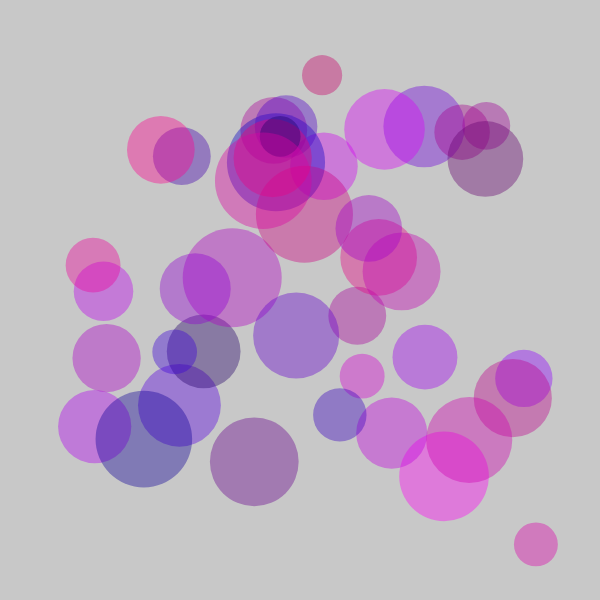
Frame 1 (no input)
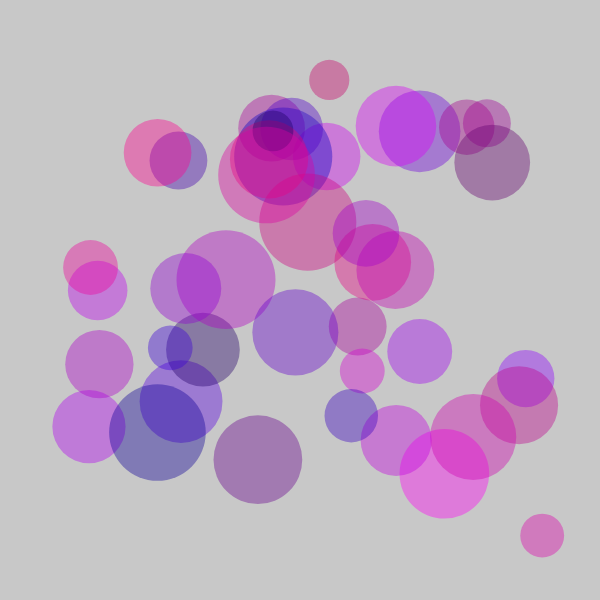
Frame 60 (no input)
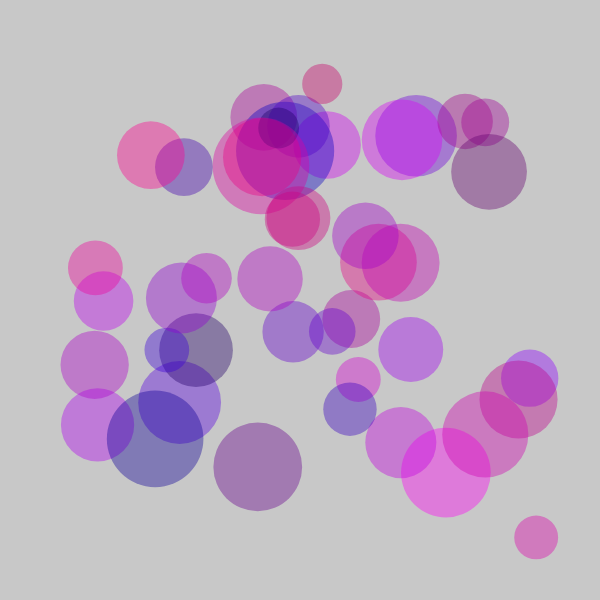
Frame 120 (the mouse pressed at the canvas centre since frame 60)

The p5.js sketch that drew these frames (run headless with seeded random() and noise() and a simulated clock; from frame 60 on, the mouse is pressed at the canvas centre):

// p5.js sketch
// ── sketch.js
var cells = [];

function setup() {
  createCanvas(600, 600);
  for(var i = 0; i <= 40; i++){
    cells.push(new Cell());
  }
}

function draw() {
  background(200);
  for(var i = 0; i < cells.length; i++){
    cells[i].move();
    cells[i].show();
  }
}

function mousePressed(){
  for(var i = cells.length - 1; i >= 0; i--){
    if(cells[i].clicked(mouseX,mouseY)){
      var cellA = cells[i].mitosis();
      var cellB = cells[i].mitosis();

      cells.push(cellA);
      cells.push(cellB);
      cells.splice(i,1);
    }
  }
}

function Cell(pos, r, c){


  this.r = r || random(40, 100);
  if(pos){
    this.pos = pos.copy();
  }
  else{
    this.pos = createVector(random(10 + this.r, width - this.r - 10), random(20 + this.r, height - this.r - 10));
  }
  this.c = c || color(random(255),0, random(100, 255), 100);

  this.move = function(){
    var velocity = p5.Vector.random2D();
    this.pos.add(velocity);
  }

  this.show = function(){
    noStroke();
    fill(this.c);
    ellipse(this.pos.x, this.pos.y, this.r, this.r);
  }

  this.clicked = function(x,y){
    var d = dist(this.pos.x, this.pos.y, x, y);
    if(d < this.r){
      return true;
    }
    else{
      return false;
    }
  }

  this.mitosis = function(){
    this.pos.x += random(-this.r*0.8, this.r*0.7);
    var cell = new Cell(this.pos, this.r/random(1.3,2), this.c);
    return cell;
  }
}
